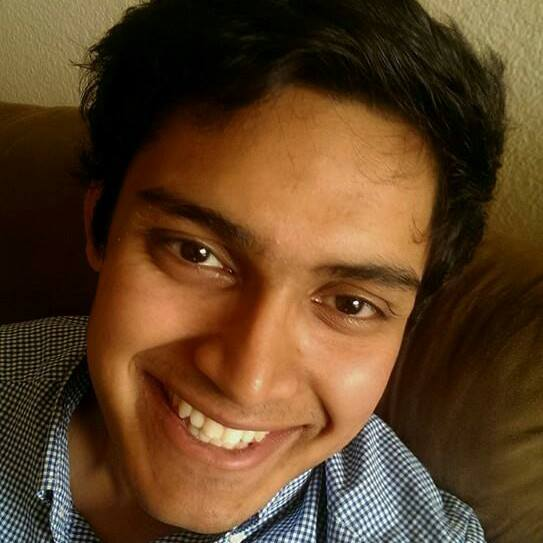
%> input picture Lab4/me.jpg, 543 x 543 px
$ octave Lab4.m   (GNU Octave 9; MATLAB toolbox functions it lacks are replaced by stand-ins)
%> lines starting %> are read from the running program, lines starting %| are printed output that depends on the picture
%% Lab 4:  Multiscale representation and image enhancements
%%
clc;
clear all;
close all;
%% Part A
G0 = imread('me.jpg');
%> G0 is the input picture: size 543x543x3 uint8; mean R, G, B 94.1, 65.4, 37.6
G0 = im2double(rgb2gray(G0));
%> G0: size 543x543 double
G0 = imresize(G0,[256 256]);
%> G0: size 256x256 double
figure;
imshow(G0);
title('Original Image');
figure;
imhist(G0);
title('Intensity Histogram of Original Image')
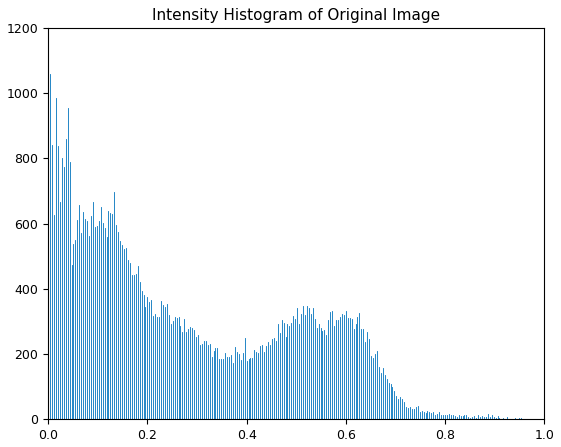
%> figure redrawn from the program's plot data; highest point at x = 0.00392, y = 1059
%% Part B
g = fspecial('gaussian',100,2.5);
s = size(g);
g = padarray(g,[(256-s(1))/2 (256-s(1))/2],0,'both');
figure
imagesc(g);
title('Gaussian Filter')
figure;
imagesc(log(abs(fftshift(fft2(g)))))
title('FFT of Lowpass filter')
%% Part C
G1 = imfilter(G0,g);
k = 1;
figure;
imshow(G1)
title(strcat('Low passed image with k=',num2str(k)));
figure;
imagesc(log(abs(fftshift(fft2(G1)))))
title(strcat('FFT of Lowpassed Image with k=',num2str(k)));
figure;
imshow(imresize(G1, [256/(2^k) 256/(2^k)]));
title(strcat('Filtered Image Resized to ',num2str(256/(2^k))))
figure;
imagesc(log(abs(fftshift(fft2(imresize(G1, [256/(2^k) 256/(2^k)]))))))
title(strcat('FFT of Lowpassed Resized Image with k=',num2str(k)));


G2 = imfilter(G1,g);
k = 2;
figure;
imshow(G2)
title(strcat('Low passed image with k=',num2str(k)));
figure;
imagesc(log(abs(fftshift(fft2(G2)))))
title(strcat('FFT of Lowpassed Image with k=',num2str(k)));
figure;
imshow(imresize(G2, [256/(2^k) 256/(2^k)]));
title(strcat('Filtered Image Resized to ',num2str(256/(2^k))))
figure;
imagesc(log(abs(fftshift(fft2(imresize(G2, [256/(2^k) 256/(2^k)]))))))
title(strcat('FFT of Lowpassed Resized Image with k=',num2str(k)));


G3 = imfilter(G2,g);
k = 2;
figure;
imshow(G3)
title(strcat('Low passed image with k=',num2str(k)));
figure;
imagesc(log(abs(fftshift(fft2(G3)))))
title(strcat('FFT of Lowpassed Image with k=',num2str(k)));
figure;
imshow(imresize(G3, [256/(2^k) 256/(2^k)]));
title(strcat('Filtered Image Resized to ',num2str(256/(2^k))))
figure;
imagesc(log(abs(fftshift(fft2(imresize(G3, [256/(2^k) 256/(2^k)]))))))
title(strcat('FFT of Lowpassed Resized Image with k=',num2str(k)));
%> this loop made 3 passes; what is shown inside it comes from the first

%% Part D
L1 = imsubtract(G1,G0);
figure;
imshow(L1);
title('Laplace 1');
figure;
imagesc(log(abs(fftshift(fft2(L1)))))
title('FFT of Laplac Image 1');
figure;
imshow(imresize(L1, [128 128]));
title('Laplac Image Resized to 128')
figure;
imagesc(log(abs(fftshift(fft2(imresize(L1, [128 128]))))))
title('FFT of Laplac Resized Image 1');

L2 = imsubtract(G2,G1);
figure;
imshow(L2);
title('Laplace 2');
figure;
imagesc(log(abs(fftshift(fft2(L2)))))
title('FFT of Laplac Image 2');
figure;
imshow(imresize(L2, [64 64]));
title('Laplac Image Resized to 64')
figure;
imagesc(log(abs(fftshift(fft2(imresize(L2, [64 64]))))))
title('FFT of Laplac Resized Image 2');

L3 = imsubtract(G3,G2);
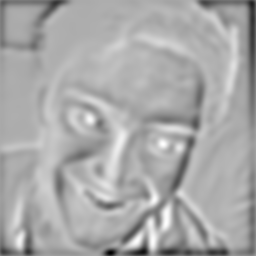
%> L3: size 256x256 double; min -0.0991, max 0.0466, mean -0.00244; drawn with min black and max white
figure;
imshow(L3);
title('Laplace 3');
figure;
imagesc(log(abs(fftshift(fft2(L3)))))
title('FFT of Laplac Image 3');
figure;
imshow(imresize(L3, [32 32]));
title('Laplac Image Resized to 32')
figure;
imagesc(log(abs(fftshift(fft2(imresize(L3, [32 32]))))))
title('FFT of Laplac Resized Image 1');
%% Part E
C = zeros(256,256,3);
for i = 1:3
    if i == 1
        [CA1, CH1, CV1, CD1] = dwt2(G0, 'haar', 'mode', 'per');
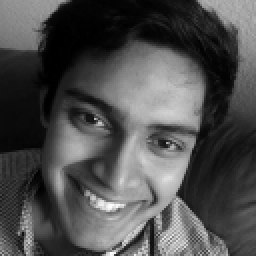
%> CA1: size 128x128 double (shown 2 times larger); min -0.000554, max 1.8, mean 0.555; drawn with min black and max white
        C_1 = [CA1 CV1; CH1 CD1];
    elseif i == 2
        [CA2, CH2, CV2, CD2] = dwt2(CA1, 'haar', 'mode', 'per');
        C_2 = [CA2 CV2; CH2 CD2];
        C_1 = [C_2 CV1; CH1 CD1];
    elseif i ==3
        [CA3, CH3, CV3, CD3] = dwt2(CA2, 'haar', 'mode', 'per');
        C_3 = [CA3 CV3; CH3 CD3];
        C_2 = [C_3 CV2; CH2 CD2];
        C_1 = [C_2 CV1; CH1 CD1];
    end
    C(:,:,i) = C_1;
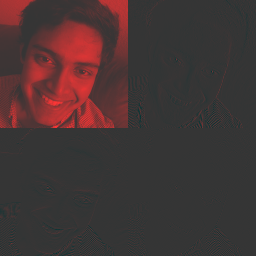
%> C: size 256x256x3 double; mean R, G, B 0.139, 0, 0; drawn with min black and max white
    figure;
    imagesc(C(:,:,i));
    title(strcat('Wavelet ',num2str(i)));
end
%% Part F
CA_2 = idwt2(CA3, CH3, CV3, CD3, 'haar', 'mode', 'per');
CA_1 = idwt2(CA_2, CH2, CV2, CD2, 'haar', 'mode', 'per');
CA_0 = idwt2(CA_1, CH1, CV1, CD1, 'haar', 'mode', 'per');

figure;
imagesc(CA_0);
title('Image from Wavelet');
%% Part G
z = zeros(32,32);
z2 = zeros(64,64);
z3 = zeros(128,128);

%%
% CA3
CA_2 = idwt2(CA3, z, z, z, 'haar', 'mode', 'per');
CA_1 = idwt2(CA_2, z2, z2, z2, 'haar', 'mode', 'per');
CA_0 = idwt2(CA_1, z3, z3, z3, 'haar', 'mode', 'per');

figure;
imagesc(CA_0);
title('CA3');
figure;
imagesc(log(abs(fftshift(fft2(CA_0)))));
title('FFT CA3');
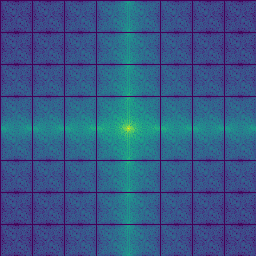
%> displayed picture: size 256x256x3, on the screen's scale of 0 to 255; mean R, G, B 54.4, 88.5, 135.1

%%
% CH3
CA_2 = idwt2(z, CH3, z, z, 'haar', 'mode', 'per');
CA_1 = idwt2(CA_2, z2, z2, z2, 'haar', 'mode', 'per');
CA_0 = idwt2(CA_1, z3, z3, z3, 'haar', 'mode', 'per');

figure;
imagesc(CA_0);
title('CH3');
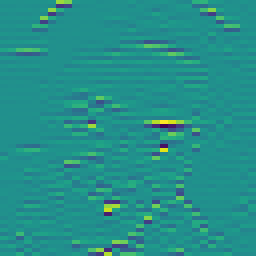
%> displayed picture: size 256x256x3, on the screen's scale of 0 to 255; mean R, G, B 36.6, 143.9, 138.2
figure;
imagesc(log(abs(fftshift(fft2(CA_0)))));
title('FFT CH3');

%%
% CV3
CA_2 = idwt2(z, z, CV3, z, 'haar', 'mode', 'per');
CA_1 = idwt2(CA_2, z2, z2, z2, 'haar', 'mode', 'per');
CA_0 = idwt2(CA_1, z3, z3, z3, 'haar', 'mode', 'per');


figure;
imagesc(CA_0);
title('CV3');
figure;
imagesc(log(abs(fftshift(fft2(CA_0)))));
title('FFT CV3');

%%
% CD3
CA_2 = idwt2(z, z, z, CD3, 'haar', 'mode', 'per');
CA_1 = idwt2(CA_2, z2, z2, z2, 'haar', 'mode', 'per');
CA_0 = idwt2(CA_1, z3, z3, z3, 'haar', 'mode', 'per');

figure;
imagesc(CA_0);
title('CD3');
figure;
imagesc(log(abs(fftshift(fft2(CA_0)))));
title('FFT CD3');

%%
% CH2
CA_1 = idwt2(z2, CH2, z2, z2, 'haar', 'mode', 'per');
CA_0 = idwt2(CA_1, z3, z3, z3, 'haar', 'mode', 'per');

figure;
imagesc(CA_0);
title('CH2');
figure;
imagesc(log(abs(fftshift(fft2(CA_0)))));
title('FFT CH2');

%%
% CV2
CA_1 = idwt2(z2, z2, CV2, z2, 'haar', 'mode', 'per');
CA_0 = idwt2(CA_1, z3, z3, z3, 'haar', 'mode', 'per');

figure;
imagesc(CA_0);
title('CV2');
figure;
imagesc(log(abs(fftshift(fft2(CA_0)))));
title('FFT CV2');

%%
% CD2
CA_1 = idwt2(z2, z2, z2, CD2, 'haar', 'mode', 'per');
CA_0 = idwt2(CA_1, z3, z3, z3, 'haar', 'mode', 'per');

figure;
imagesc(CA_0);
title('CD2');
figure;
imagesc(log(abs(fftshift(fft2(CA_0)))));
title('FFT CD2');

%%
% CH1
CA_0 = idwt2(z3, CH1, z3, z3, 'haar', 'mode', 'per');

figure;
imagesc(CA_0);
title('CH1');
figure;
imagesc(log(abs(fftshift(fft2(CA_0)))));
title('FFT CH1');

%%
% CV1
CA_0 = idwt2(z3, z3, CV1, z3, 'haar', 'mode', 'per');

figure;
imagesc(CA_0);
title('CV1');
figure;
imagesc(log(abs(fftshift(fft2(CA_0)))));
title('FFT CV1');

%%
% CD1
CA_0 = idwt2(z3, z3, z3, CD1, 'haar', 'mode', 'per');
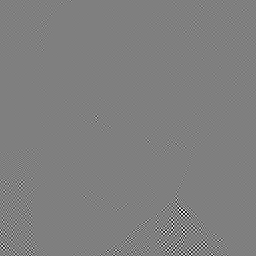
%> CA_0: size 256x256 double; min -0.167, max 0.167, mean 0; drawn with min black and max white

figure;
imagesc(CA_0);
title('CD1');
figure;
imagesc(log(abs(fftshift(fft2(CA_0)))));
title('FFT CD1');
